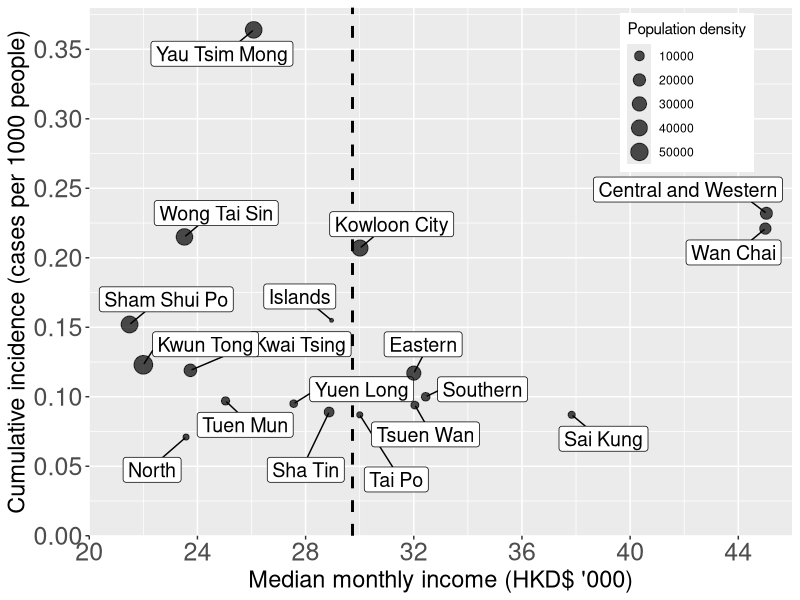
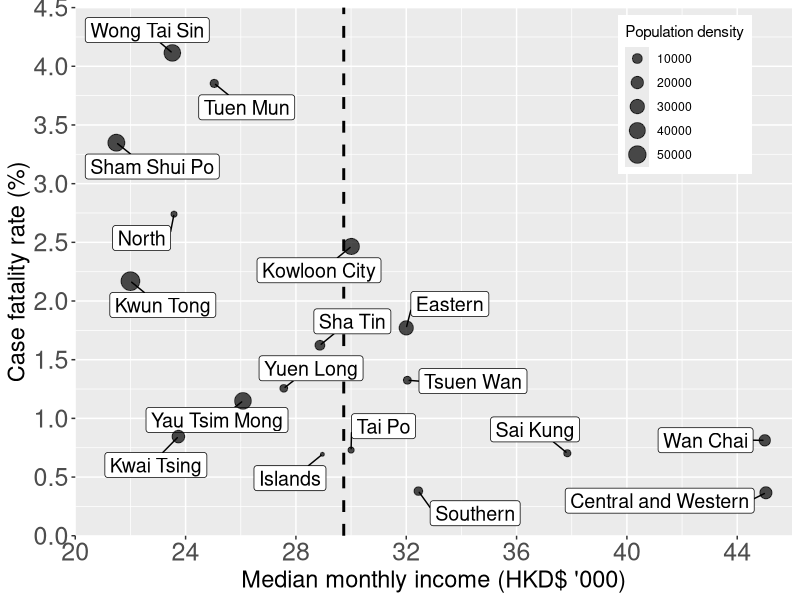
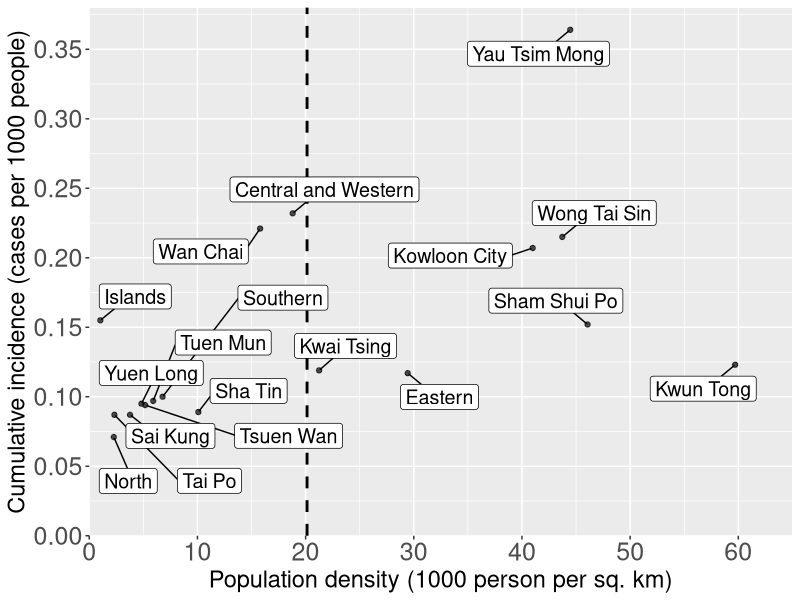
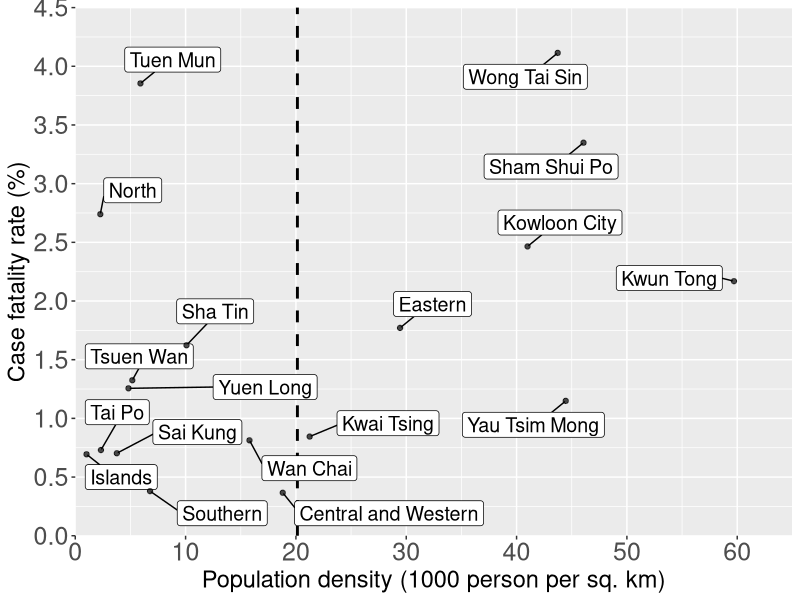
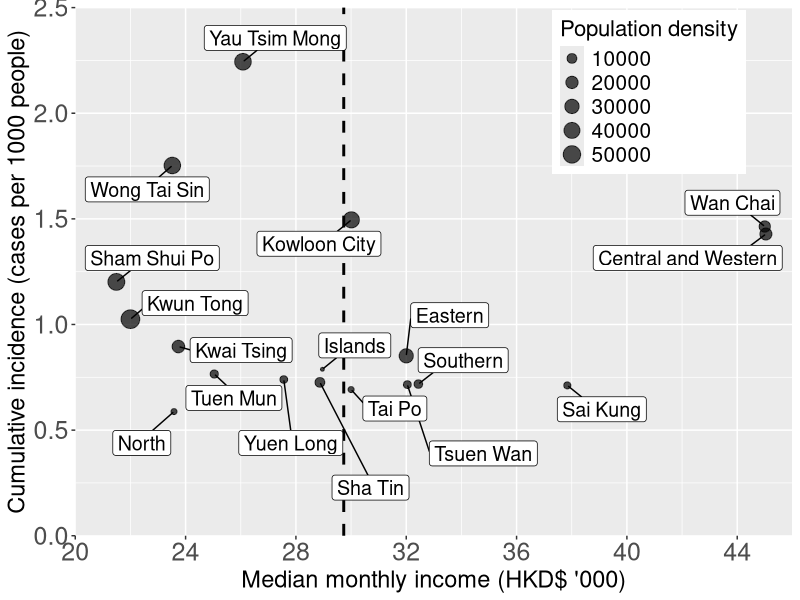
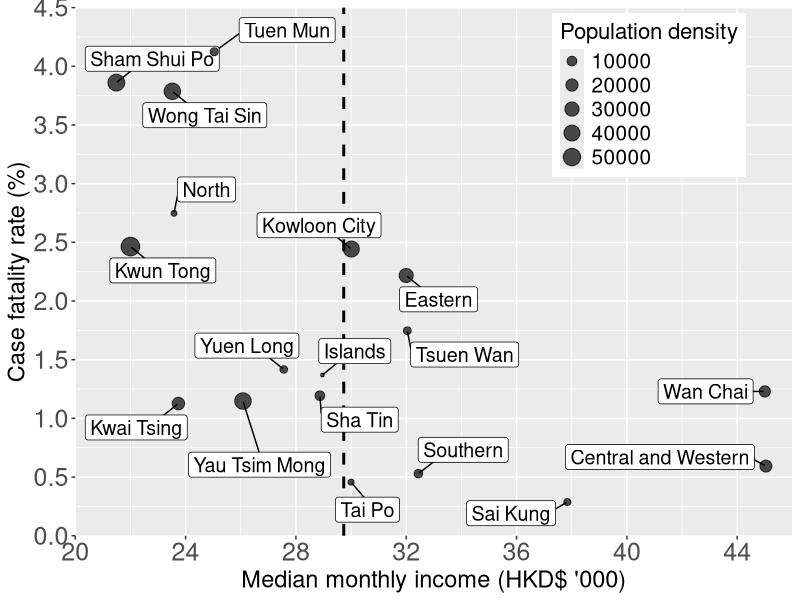
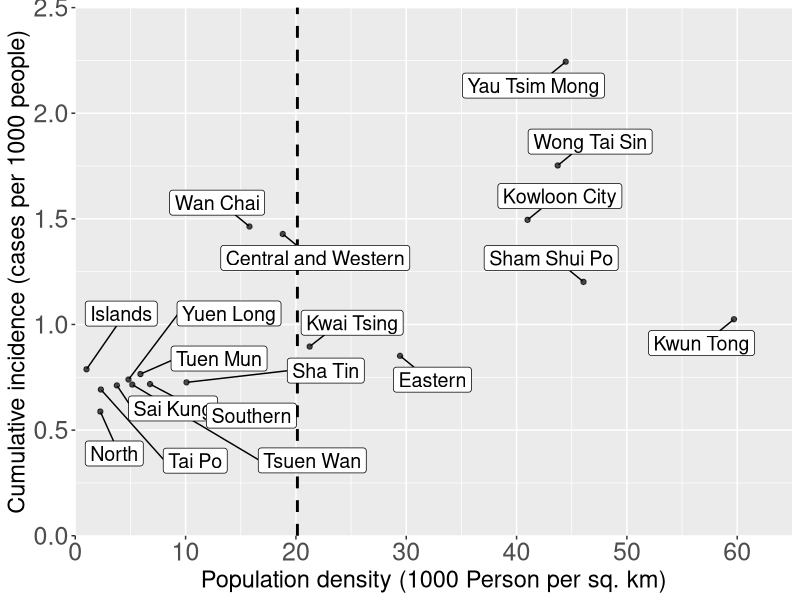
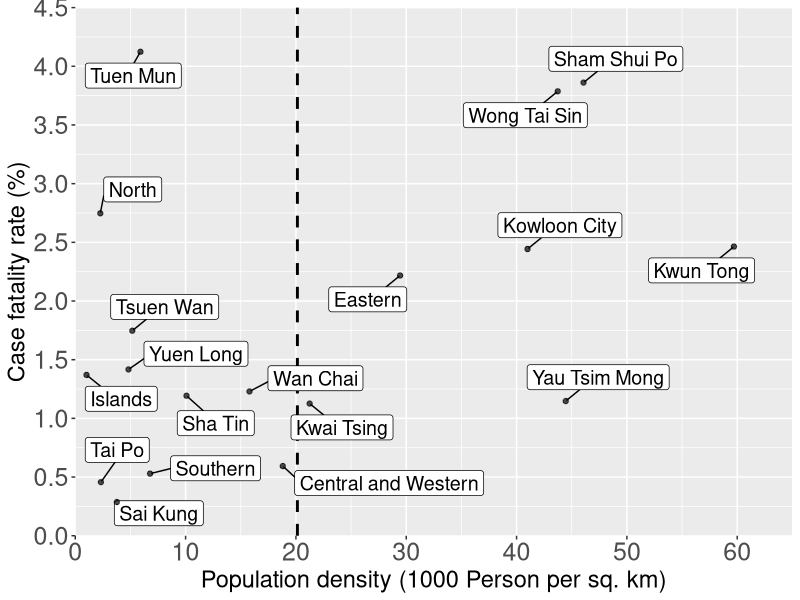

R code for these plots, in order:
library(ggplot2)
library(plyr)
library(ggpubr)
library(data.table)
library(carData)
library(car)
library(pscl)
library(ggrepel)
library(patchwork)
library(reshape2)
library(tidyr)
library(dplyr)
library(lubridate)
library(reshape2)
library(scales)
library(forcats)
library(corrplot)
library(Hmisc)
options(ggrepel.max.overlaps = Inf)

#District & Territory Demographic
DD<-read.csv("dis_inc_cfr.csv")
DS<-read.csv("dis_inc_cfr_symptomatic.csv")
TS<-read.csv("Territory_symptomatic.csv")
Covid2<-read.csv("Covid model_symptomatic.csv")

#Data Management
Covid2_Elderly<-Covid2%>%group_by(Age)%>%filter(any(Age>64))
Covid2_Elderly_Death<-Covid2_Elderly%>%group_by(event)%>%filter(any(event=="1"))
Covid2_Elderly_Cases.in.district<-Covid2_Elderly%>%group_by(district)%>%summarise(Total=n())
Covid2_Elderly_Death.in.district<-Covid2_Elderly_Death%>%group_by(district)%>%summarise(Death=n())
new_row1 = list("Tai Po",0)
new_row2 = list(district="Sai Kung",Death=0)
Covid2_Elderly_Death.in.district = rbind(Covid2_Elderly_Death.in.district,new_row1)
Covid2_Elderly_Death.in.district = rbind(Covid2_Elderly_Death.in.district,new_row2)
Covid2_Elderly.in.district=left_join(Covid2_Elderly_Cases.in.district, Covid2_Elderly_Death.in.district)
Covid2_Elderly.in.district<-Covid2_Elderly.in.district%>%mutate(CFR_elderly=round(Death/Total*100,2))
colnames(Covid2_Elderly.in.district)[c(1)]<-c("District")
CFR_Overview=left_join(Covid2_Elderly.in.district, DS)
CFR_Overview<-subset(CFR_Overview,select =c(District,CFR_elderly,cfr_percent,income_trans,population_density))

#Scatter Plot_Total#
Scatter_Total_CI_I<-ggplot(DD,aes(x=Income_1k, y=Cumulative.Incidence.Rate_percentage, size =population_density, label=District)) + 
  geom_vline(xintercept=c(mean(DD$Income_1k)), linetype="dashed",lwd=1) + 
  geom_label_repel(size = 5,min.segment.length = 0, box.padding = 0.5)+ geom_point(alpha=0.7)+
  xlab("Median monthly income (HKD$ '000)") + ylab("Cumulative incidence (cases per 1000 people)") + labs(size="Population density")
Scatter_Total_CI_I<-Scatter_Total_CI_I + scale_x_continuous(expand= c(0,0), limits = c(20,46),breaks = seq(20, 46, 4)) +
  scale_y_continuous(expand=c(0,0), limits=c(0,0.38), breaks= seq(0,0.35,0.05)) + labs(size="Population density")+
  theme(axis.text=element_text(size=18), axis.title = element_text(size = 17), legend.position = c(0.85,0.84)) 
Scatter_Total_CI_I

Scatter_Total_CFR_I<-ggplot(DD,aes(x=Income_1k, y=cfr_percent, size =population_density, label=District)) + 
  geom_vline(xintercept=c(mean(DD$Income_1k)), linetype="dashed",lwd=1) +
  geom_label_repel(size = 5,min.segment.length = 0, box.padding = 0.5)+ geom_point(alpha=0.7)+
  xlab("Median monthly income (HKD$ '000)") + ylab("Case fatality rate (%)")
Scatter_Total_CFR_I<-Scatter_Total_CFR_I + scale_x_continuous(expand= c(0,0), limits = c(20,46),breaks = seq(20, 46, 4)) +
  scale_y_continuous(expand=c(0,0), limits=c(0,4.5), breaks= seq(0,4.5,0.5)) + labs(size="Population density")+
  theme(axis.text=element_text(size=18), axis.title = element_text(size = 17), legend.position = c(0.85,0.835)) 
Scatter_Total_CFR_I

Scatter_Total_CI_PD<-ggplot(DD,aes(x=population.density_1k, y=Cumulative.Incidence.Rate_percentage, label=District))+ 
  geom_vline(xintercept=c(mean(DD$population.density_1k)), linetype="dashed",lwd=1) +
  geom_label_repel(size = 5,min.segment.length = 0, box.padding = 0.5)+ geom_point(alpha=0.7)+
  xlab("Population density (1000 person per sq. km)") + ylab("Cumulative incidence (cases per 1000 people)")
Scatter_Total_CI_PD<-Scatter_Total_CI_PD + scale_x_continuous(expand= c(0,0), limits = c(0,65),breaks = seq(0, 60, 10)) +
  scale_y_continuous(expand=c(0,0), limits=c(0,0.38), breaks= seq(0,0.35,0.05))+
  theme(axis.text=element_text(size=18), axis.title = element_text(size = 17))
Scatter_Total_CI_PD

Scatter_Total_CFR_PD<-ggplot(DD,aes(x=population.density_1k, y=cfr_percent, label=District)) + 
  geom_vline(xintercept=c(mean(DD$population.density_1k)), linetype="dashed",lwd=1) +
  geom_label_repel(size = 5,min.segment.length = 0, box.padding = 0.5)+ geom_point(alpha=0.7)+
  xlab("Population density (1000 person per sq. km)") + ylab("Case fatality rate (%)")
Scatter_Total_CFR_PD<-Scatter_Total_CFR_PD + scale_x_continuous(expand= c(0,0), limits = c(0,65),breaks = seq(0, 60, 10)) +
  scale_y_continuous(expand=c(0,0), limits=c(0,4.5), breaks= seq(0,4.5,0.5))+
  theme(axis.text=element_text(size=18), axis.title = element_text(size = 17))
Scatter_Total_CFR_PD

FigureS4<-ggarrange(Scatter_Total_CI_I,Scatter_Total_CFR_I,Scatter_Total_CI_PD,Scatter_Total_CFR_PD,
                    labels = c("A","B","C","D"),font.label = list(size = 16),
                    ncol = 2, nrow = 2)

#Scatter Plot_Symptomatic#
Scatter_Symptomatic_CI_I<-ggplot(DS,aes(x=income_trans, y=inc_perk, size =population_density, label=District)) + 
  geom_vline(xintercept=c(mean(DD$Income_1k)), linetype="dashed",lwd=1) +
  geom_label_repel(size = 5,min.segment.length = 0, box.padding = 0.5)+ geom_point(alpha=0.7)+
  xlab("Median monthly income (HKD$ '000)") + ylab("Cumulative incidence (cases per 1000 people)") + labs(size="Population density")
Scatter_Symptomatic_CI_I<-Scatter_Symptomatic_CI_I + scale_x_continuous(expand= c(0,0), limits = c(20,46),breaks = seq(20, 46, 4)) +
  scale_y_continuous(expand=c(0,0), limits=c(0,2.5), breaks= seq(0,2.5,0.5)) + labs(size="Population density")+
  theme(axis.text=element_text(size=18), axis.title = element_text(size = 17), legend.position = c(0.8,0.84),
        legend.title = element_text(size=16),legend.text = element_text(size=15))
Scatter_Symptomatic_CI_I

Scatter_Symptomatic_CFR_I<-ggplot(DS,aes(x=income_trans, y=cfr_percent, size =population_density, label=District)) + 
  geom_vline(xintercept=c(mean(DD$Income_1k)), linetype="dashed",lwd=1) +
  geom_label_repel(size = 5,min.segment.length = 0, box.padding = 0.5)+ geom_point(alpha=0.7) +
  xlab("Median monthly income (HKD$ '000)") + ylab("Case fatality rate (%)")
Scatter_Symptomatic_CFR_I<-Scatter_Symptomatic_CFR_I + scale_x_continuous(expand= c(0,0), limits = c(20,46),breaks = seq(20, 46, 4)) +
  scale_y_continuous(expand=c(0,0), limits=c(0,4.5), breaks= seq(0,4.5,0.5)) + labs(size="Population density")+
  theme(axis.text=element_text(size=18), axis.title = element_text(size = 17), legend.position = c(0.8,0.835),
        legend.title = element_text(size=16),legend.text = element_text(size=15))
Scatter_Symptomatic_CFR_I

Scatter_Symptomatic_CI_PD<-ggplot(DS,aes(x=population_density_1000, y=inc_perk, label=District)) + 
  geom_vline(xintercept=c(mean(DD$population.density_1k)), linetype="dashed",lwd=1) +
  geom_label_repel(size = 5,min.segment.length = 0, box.padding = 0.5)+ geom_point(alpha=0.7) +
  xlab("Population density (1000 Person per sq. km)") + ylab("Cumulative incidence (cases per 1000 people)")
Scatter_Symptomatic_CI_PD<-Scatter_Symptomatic_CI_PD + scale_x_continuous(expand= c(0,0), limits = c(0,65),breaks = seq(0, 60, 10)) +
  scale_y_continuous(expand=c(0,0), limits=c(0,2.5), breaks= seq(0,2.5,0.5))+
  theme(axis.text=element_text(size=18), axis.title = element_text(size = 17))
Scatter_Symptomatic_CI_PD

Scatter_Symptomatic_CFR_PD<-ggplot(DS,aes(x=population_density_1000, y=cfr_percent, label=District)) + 
  geom_vline(xintercept=c(mean(DD$population.density_1k)), linetype="dashed",lwd=1) +
  geom_label_repel(size = 5,min.segment.length = 0, box.padding = 0.5)+ geom_point(alpha=0.7)+
  xlab("Population density (1000 Person per sq. km)") + ylab("Case fatality rate (%)")
Scatter_Symptomatic_CFR_PD<-Scatter_Symptomatic_CFR_PD + scale_x_continuous(expand= c(0,0), limits = c(0,65),breaks = seq(0, 60, 10)) +
  scale_y_continuous(expand=c(0,0), limits=c(0,4.5), breaks= seq(0,4.5,0.5))+
  theme(axis.text=element_text(size=18), axis.title = element_text(size = 17))
Scatter_Symptomatic_CFR_PD

Figure2<-ggarrange(Scatter_Symptomatic_CI_I,Scatter_Symptomatic_CFR_I,Scatter_Symptomatic_CI_PD,Scatter_Symptomatic_CFR_PD,
                   labels = c("A","B","C","D"),font.label = list(size = 16),
                   ncol = 2, nrow = 2)

Scatter_CFR_Comparsion<-ggplot(CFR_Overview,aes(x=cfr_percent, y=CFR_elderly, label=District)) + 
  geom_label_repel(size = 8.5,min.segment.length = 0, box.padding = 0.5)+ geom_point(alpha=0.7,size=5)+
  xlab("Case fatality rate in symptomatic patients (%)") + ylab(" Case fatality rate in elderly (%)") + 
  scale_x_continuous(expand= c(0,0), limits = c(0,4.5),breaks = seq(0, 4, 1)) +
  scale_y_continuous(expand=c(0,0.1), limits=c(0,18), breaks= seq(0,18,2))+
  theme(axis.text=element_text(size=32), axis.title = element_text(size = 32)) 
Scatter_CFR_Comparsion

Scatter_Symptomatic_Elderly_CFR_I<-ggplot(CFR_Overview,aes(x=income_trans, y=CFR_elderly, size =population_density, label=District)) + 
  geom_vline(xintercept=c(mean(CFR_Overview$income_trans)), linetype="dashed",lwd=1) +
  geom_label_repel(size = 8.5,min.segment.length = 0, box.padding = 0.5)+ geom_point(alpha=0.7) +
  xlab("Median monthly income (HKD$ '000)") + ylab("Case fatality rate in elderly (%)") + 
  scale_x_continuous(expand= c(0,0), limits = c(20,46),breaks = seq(20, 46, 4)) +
  scale_y_continuous(expand=c(0,0.1), limits=c(0,20), breaks= seq(0,20,2)) + 
  labs(size="Population density")+
  theme(axis.text=element_text(size=30), axis.title = element_text(size = 32), 
        legend.position = c(0.8,0.835), legend.title = element_text(size=28), 
        legend.text = element_text(size=26))
Scatter_Symptomatic_Elderly_CFR_I

FigureSX<-ggarrange(Scatter_Symptomatic_Elderly_CFR_I, Scatter_CFR_Comparsion,
                    labels = c("A","B"), font.label = list(size = 34),
                    nrow = 1)

#Bar Chart_Symptomatic
level_order_TS<- factor(TS$Territory, level = c("KLE", "KLW", "NTW","HK","NTE"))

TS_CFR<-ggplot(TS, aes(x = level_order_TS, cfr,2, label=cfr)) + 
  geom_bar(stat = "identity") + 
  ggtitle("Case fatality rate") +
  xlab("Territories") +
  ylab("Percentage (%)") +
  geom_text(size = 5, position = position_stack(vjust =0.95), color="white") +
  scale_y_continuous(expand= c(0,0),breaks = seq(0, 3.5, 0.5)) + coord_cartesian(ylim = c(0, 3.5)) +
  theme(axis.text=element_text(size=16), axis.title = element_text(size = 15),plot.title = element_text(size = 15))
TS_CFR

TS_CDP<-ggplot(TS, aes(x = level_order_TS, y = CDPinPop_percent, label=CDPinPop_percent)) + 
  geom_bar(stat = "identity") +
  ggtitle("People with chronic disease") + ylab("Percentage (%)") +
  xlab("Territories") +
  geom_text(size = 5, position = position_stack(vjust =0.98), color="white") +
  scale_y_continuous(expand= c(0,0),breaks = seq(0, 30, 5)) + coord_cartesian(ylim = c(0, 30)) +
  theme(axis.text=element_text(size=16), axis.title = element_text(size = 15),plot.title = element_text(size = 15))
TS_CDP

FigureS2<-ggarrange(TS_CFR,TS_CDP,
                    labels = c("A","B"),
                    ncol = 2)

#CFR among reporting delay & hospitalization time
Covid2<-read.csv("Covid model_symptomatic.csv")
Covid2_Delay<-read.csv("DeathRisk.csv")
Covid2_Delay2<-read.csv("DeathRisk_Individual.csv")
Covid2_agepercent<-read.csv("Covid model_symptomatic_2Income.csv")

Covid2$Income.Region<-factor(Covid2$Income.Region,levels=c("Low Income Region","Middle Income Region","High Income Region"))
Covid2$Grouped.Delay.Time <- factor(Covid2$Grouped.Delay.Time, level = c("0", "1", "2","3","4","5","6","7","8","9","10",">10"))

Covid2_agepercent$Income.Region<-factor(Covid2_agepercent$Income.Region,levels=c("High Income Region","Low and Middle Income Region"))
Covid2_agepercent$Gender.Age<-factor(Covid2_agepercent$Gender.Age,levels=c("Male(≤65 years old)","Female(≤65 years old)","Male(>65 years old)","Female(>65 years old)"))

#Subset Data
Covid2_65<-Covid2 %>% filter(is.na(Age) | Age >= 65)
Covid2_65$Income.Region<-factor(Covid2_65$Income.Region,levels=c("Low Income Region","Middle Income Region","High Income Region"))

Delay_Total_LMH<-Covid2 %>% group_by(Income.Region)%>%count(Grouped.Delay.Time)
Delay_Total_LMH<-Delay_Total_LMH %>% group_by(Income.Region) %>% mutate(percentage=n/sum(n)*100)

Delay_Elderly_LMH<-Covid2_65 %>% group_by(Income.Region) %>% count(Grouped.Delay.Time)
Delay_Elderly_LMH<-Delay_Elderly_LMH %>% group_by(Income.Region) %>% mutate(percentage=n/sum(n)*100)
Delay <- data.frame(Income.Region=c("High Income Region"),Grouped.Delay.Time=c(0),n=c(0),percentage=c(0))
Delay$Grouped.Delay.Time<-as.factor(Delay$Grouped.Delay.Time)
Delay_Elderly_LMH<-rbind(Delay_Elderly_LMH, Delay)
remove(Delay)

Covid2_Alive<-Covid2%>%group_by(Income.Region,event)%>%filter(any(event == "0"))%>% count(Hospitalization.time)%>% mutate(percentage=n/sum(n)*100)
Covid2_Dead<-Covid2%>%group_by(Income.Region,event)%>%filter(any(event == "1"))%>% count(Hospitalization.time)%>% mutate(percentage=n/sum(n)*100)

#CFR over delay time
Covid2_Delay$Delay.Time <- factor(Covid2_Delay$Delay.Time, level = c(">1",">2",">3",">4",">5",">6",">7",">8",">9",">10",">11",">12"))
CFR_delay<-ggplot(Covid2_Delay,aes(x=Delay.Time, y=cfr_percent, group=1)) + geom_point(size = 5) + geom_line(size = 2) + 
  xlab("Reporting delay (days)") + ylab("Case fatality rate (%)") +
  scale_y_continuous(expand=c(0,0), limits=c(0,4.2), breaks= seq(0,4,1)) +
  theme(axis.text=element_text(size=28), axis.title = element_text(size = 30))
CFR_delay

Covid2_Delay2$Delay.time <- as.factor(Covid2_Delay2$Delay.time)
CFR_delay2<-ggplot(Covid2_Delay2,aes(x=Delay.time, y=CFR_3days,group=1)) + geom_point(size = 5) + geom_line(size = 2) + 
  xlab("Reporting delay (days)") + ylab("Case fatality rate (%)") + ggtitle("") +
  scale_y_continuous(expand=c(0,0), limits=c(0,3.2), breaks= seq(0,3,1)) +
  theme(axis.text=element_text(size= 28), axis.title = element_text(size = 30))
CFR_delay2

Figure3<-ggarrange(CFR_delay, CFR_delay2,
                   labels = c("A","B"),font.label = list(size = 24),
                   ncol = 1)

#Proportion of delayed reporting time of symptomatic patients
level_order_Delay_Total  <- factor(Delay_Total_LMH$Grouped.Delay.Time, level = c("0", "1", "2","3","4","5","6","7","8","9","10",">10"))
Bar_Delay_Total_LMH<-ggplot(Delay_Total_LMH, aes(x=level_order_Delay_Total , y=percentage, label=percentage, fill = Income.Region, group = Income.Region)) + geom_bar(stat="identity", position = "dodge") + 
  ggtitle("Symptomatic patients") + xlab("Delay time (Days)") + 
  ylab("Percentage with different delay time") +
  scale_y_continuous(expand=c(0,0), limits = c(0, 25), breaks = seq(0, 25, 5)) + labs(fill="Income Region") +
  theme(plot.title = element_text(size=24), axis.text=element_text(size=23), axis.title = element_text(size = 24),
        legend.position = c(0.77,0.74), legend.key.size = unit(2,"cm"),legend.title = element_text(size=20),legend.text = element_text(size=18))
Bar_Delay_Total_LMH

#Proportion of delayed reporting time of elderly patients
Delay_Elderly_LMH$Income.Region<-factor(Delay_Elderly_LMH$Income.Region,levels=c("Low Income Region","Middle Income Region","High Income Region"))
level_order_Delay_Elderly <- factor(Delay_Elderly_LMH$Grouped.Delay.Time, level = c("0", "1", "2","3","4","5","6","7","8","9","10",">10"))

Bar_Delay_Elderly_LMH<-ggplot(Delay_Elderly_LMH, aes(x=level_order_Delay_Elderly , y=percentage, label=percentage, fill = Income.Region, group = Income.Region)) + geom_bar(stat="identity", position = "dodge") + 
  ggtitle("Symptomatic elderly patients") + xlab("Delay time (Days)") + ylab("Percentage with different delay time") +
  scale_y_continuous(expand=c(0,0), limits = c(0, 25), breaks = seq(0, 25, 5)) + labs(fill="Income Region") +
  theme(plot.title = element_text(size=24), axis.text=element_text(size=23), axis.title = element_text(size = 24), 
        legend.position = c(0.77,0.74), legend.key.size = unit(2,"cm"),legend.title = element_text(size=20),legend.text = element_text(size=18))
Bar_Delay_Elderly_LMH

#Percentage of severe delay patients
my.labels <- c("   Low and middle \n income region",
               "High \n income region")
Bar_Percentage<-ggplot(Covid2_agepercent, aes(x= fct_rev(Income.Region), y= Percentage, fill = fct_rev(Gender.Age))) + 
  ggtitle("Symptomatic patients") + xlab("") + coord_flip() +
  ylab("Percentage with severe reporting delay (>10 days)") + scale_x_discrete(labels= my.labels) +
  geom_col(width = 0.6, position = position_dodge(0.7)) +
  scale_fill_viridis_d(breaks = rev, direction = -1) +
  scale_y_continuous(expand=c(0,0), limits = c(0, 13), breaks = seq(0, 12, 2)) + labs(fill="Income Region") +
  theme(plot.title = element_text(size=24), axis.text.x=element_text(size= 22), 
        axis.title = element_text(size = 24), axis.text.y =element_text(size= 24, angle = 90,vjust = 0.7, hjust=0.5,color = "#000000"),
        legend.position = c(0.8,0.8), legend.key.size = unit(1,"cm"),
        legend.title = element_text(size=20),legend.text = element_text(size=18)) +
  scale_fill_manual(values = c("Male(≤65 years old)" = "#ADD8E6","Female(≤65 years old)" = "#ffcccb","Male(>65 years old)" = "#00008B","Female(>65 years old)" = "#8b0000"))
Bar_Percentage

Figure4<-ggarrange(Bar_Delay_Total_LMH,Bar_Delay_Elderly_LMH,Bar_Percentage,
                   labels = c("A","B","C"),
                   ncol = 1,nrow=3)

#CFR over hospitalization time
Covid2_Alive.Hist<-ggplot(Covid2_Alive, aes(x=Hospitalization.time, y = percentage, label=percentage)) + 
  scale_x_continuous(expand= c(0,0), limits = c(0,100),breaks = seq(0, 100, 10)) +
  geom_bar(stat = "identity") + scale_y_continuous(expand= c(0,0), limits = c(0,8.5),breaks = seq(0, 10, 1)) + 
  facet_grid(factor(Income.Region, levels=c("Low Income Region", "Middle Income Region","High Income Region"))~.) + 
  labs(title="Alive group distribution",x="Hospitalization time (Days))", y = "Percentage (%)") + 
  theme(panel.spacing.y = unit(22, "pt"),strip.text.y = element_text(size = 28), 
        axis.text=element_text(size=28), axis.title = element_text(size = 30),plot.title = element_text(size = 32))
Covid2_Alive.Hist

Covid2_Dead.Hist<-ggplot(Covid2_Dead, aes(x=Hospitalization.time, y = percentage, label=percentage)) + 
  scale_x_continuous(expand= c(0,0), limits = c(0,100),breaks = seq(0, 100, 10)) +
  geom_bar(stat = "identity") + scale_y_continuous(expand= c(0,0), limits = c(0,30),breaks = seq(0, 30, 5)) + 
  facet_grid(factor(Income.Region, levels=c("Low Income Region", "Middle Income Region","High Income Region"))~.) + 
  labs(title="Dead group distribution",x="Hospitalization time (Days))", y = "Percentage (%)") + 
  theme(panel.spacing.y = unit(22, "pt"),strip.text.y = element_text(size = 28), 
        axis.text=element_text(size=28), axis.title = element_text(size = 30),plot.title = element_text(size = 32))
Covid2_Dead.Hist

FigureSA<-ggarrange(Covid2_Alive.Hist,Covid2_Dead.Hist,
                    labels = c("A","B"),font.label = list(size = 24),
                    ncol = 1, nrow = 2)

#Correlation
DD<-read.csv("dis_inc_cfr.csv")
DS<-read.csv("dis_inc_cfr_symptomatic.csv")
Covid<-read.csv("Covid model.csv")
Covid2<-read.csv("Covid model_symptomatic.csv")
Covid2_Dead<-Covid2%>%group_by(event)%>%filter(any(event=="1"))

#Matrix
df<-data.frame(DD$inc_perk,DD$cfr_percent,DD$population_density,DD$Income, DD$Average.Age,DD$Average.Patient.Age,DD$aht)
df2<-data.frame(DS$inc_perk,DS$cfr_percent,DS$population_density,DS$Income,DS$adt, DS$Average.Age,DS$Average.Patient.Age,DS$aht)
df3<-data.frame(Covid$event,Covid$Numeric_Gender,Covid$Age,Covid$Hospitalization.time)
df4<-data.frame(Covid2$event,Covid2$Numeric.Gender,Covid2$Age,Covid2$Hospitalization.time,Covid2$Delay.Time)
df5<-data.frame(Covid2_Dead$Numeric.Gender,Covid2_Dead$Age,Covid2_Dead$Hospitalization.time,Covid2_Dead$Delay.Time)

#Correlation Function
cor.mtest <- function(mat, ...) {
  mat <- as.matrix(mat)
  n <- ncol(mat)
  p.mat<- matrix(NA, n, n)
  diag(p.mat) <- 0
  for (i in 1:(n - 1)) {
    for (j in (i + 1):n) {
      tmp <- cor.test(mat[, i], mat[, j], ...)
      p.mat[i, j] <- p.mat[j, i] <- tmp$p.value
    }
  }
  colnames(p.mat) <- rownames(p.mat) <- colnames(mat)
  p.mat
}

#Correlation Matrix
M1<-cor(df)
colnames(M1) <- c("CI", "CFR", "Population Density", "Median Income", "Average Age", "Average Patient Age","Average Hospitalization Time")
rownames(M1) <- c("CI", "CFR", "Population Density", "Median Income", "Average Age", "Average Patient Age","Average Hospitalization Time")
head(M1)
p.mat <- cor.mtest(df)
colnames(p.mat) <- c("CI", "CFR", "Population Density", "Median Income", "Average Age", "Average Patient Age","Average Hospitalization Time")
rownames(p.mat) <- c("CI", "CFR", "Population Density", "Median Income", "Average Age", "Average Patient Age","Average Hospitalization Time")
head(p.mat)
FigureS1A<-corrplot(M1, method="color", tl.col="black", tl.srt=75, type="upper",p.mat = p.mat,
                    sig.level = 0.05, title = "Total patients",mar=c(0,0,1,0))

M2<-cor(df2)
colnames(M2) <- c("CI", "CFR", "Population Density", "Median Income", "Average Delay Time", "Average Age", "Average Patient Age", "Average Hospitalization Time")
rownames(M2) <- c("CI", "CFR", "Population Density", "Median Income", "Average Delay Time", "Average Age", "Average Patient Age", "Average Hospitalization Time")
head(M2)
p2.mat <- cor.mtest(df2)
colnames(p2.mat) <- c("CI", "CFR", "Population Density", "Median Income", "Average Delay Time", "Average Age", "Average Patient Age", "Average Hospitalization Time")
rownames(p2.mat) <- c("CI", "CFR", "Population Density", "Median Income", "Average Delay Time", "Average Age", "Average Patient Age", "Average Hospitalization Time")
head(p2.mat)
FigureS1B<-corrplot(M2, method="color", tl.col="black", tl.srt=75, type="upper",p.mat = p2.mat,
                    sig.level = 0.05, title = "Symptomatic patients",mar=c(0,0,1,0))

M3<-cor(df3)
colnames(M3) <- c("Deceased Condition", "Gender", "Age", "Hospitalization Time")
rownames(M3) <- c("Deceased Condition", "Gender", "Age", "Hospitalization Time")
p3.mat <- cor.mtest(df3)
colnames(p3.mat) <- c("Deceased Condition", "Gender", "Age", "Hospitalization Time")
rownames(p3.mat) <- c("Deceased Condition", "Gender", "Age", "Hospitalization Time")
head(p3.mat)
FigureS3A<-corrplot(M3, method="color", tl.col="black", tl.srt=75, type="upper",p.mat = p3.mat,
                    sig.level = 0.05, title = "Total patients",mar=c(0,0,1,0))

M4<-cor(df4)
head(M4)
colnames(M4) <- c("Deceased Condition", "Gender", "Age", "Hospitalization Time", "Report Delay Time")
rownames(M4) <- c("Deceased Condition", "Gender", "Age", "Hospitalization Time", "Report Delay Time")
p4.mat <- cor.mtest(df4)
colnames(p4.mat) <- c("Deceased Condition", "Gender", "Age", "Hospitalization Time", "Report Delay Time")
rownames(p4.mat) <- c("Deceased Condition", "Gender", "Age", "Hospitalization Time", "Report Delay Time")
head(p4.mat)
FigureS3B<-corrplot(M4, method="color", tl.col="black", tl.srt=75, type="upper",p.mat = p4.mat,
                    sig.level = 0.05, title = "Symptomatic patients",mar=c(0,0,1,0))

M5<-cor(df5)
head(M5)
colnames(M5) <- c("Gender", "Age", "Hospitalization Time", "Report Delay Time")
rownames(M5) <- c("Gender", "Age", "Hospitalization Time", "Report Delay Time")
p5.mat <- cor.mtest(df5)
colnames(p5.mat) <- c("Gender", "Age", "Hospitalization Time", "Report Delay Time")
rownames(p5.mat) <- c("Gender", "Age", "Hospitalization Time", "Report Delay Time")
head(p5.mat)
FigureS7<-corrplot(M5, method="color", tl.col="black", tl.srt=75, type="upper",
                   p.mat = p5.mat, sig.level = 0.05,title = "Symptomatic Deceased patients",mar=c(0,0,1,0))

#Time-Series Plot
Latest<-read.csv("Latest Situation.csv")

Latest$Report.date<-dmy(Latest$Report.date)
Latest<-Latest%>% mutate(Daily= Number.of.confirmed.cases - lag(Number.of.confirmed.cases, default = 0))
Latest<-Latest%>% mutate(Death= Number.of.death.cases - lag(Number.of.death.cases, default = 0))

Total.Death.Cases<-ggplot(Latest, aes(x=Report.date)) +
  geom_line(aes(y=Daily),size=1,color="red") + 
  geom_bar(aes(y=Death*30),width = 0.01,stat = "identity",color="blue") +  
  scale_x_date(breaks = seq(as.Date("2020-01-23"), as.Date("2021-10-04"), by="155 day"),expand = c(0,0),limits = c(as.Date("2020-01-23"), as.Date("2021-10-15"))) + 
  labs(x="") + 
  theme(axis.text.x=element_text(hjust=0.5)) +
  scale_y_continuous(name="Daily number of confirmed cases",expand=c(0,0),limits = c(-2, 155),breaks = seq(0, 150, 30), 
                     sec.axis = sec_axis(~./30,name = "Daily number of Death cases")) +   
  theme(axis.text=element_text(size=32),
        axis.title = element_text(size = 36,color="red"),
        axis.title.y.right = element_text(size=36, color = "blue"))
Total.Death.Cases
